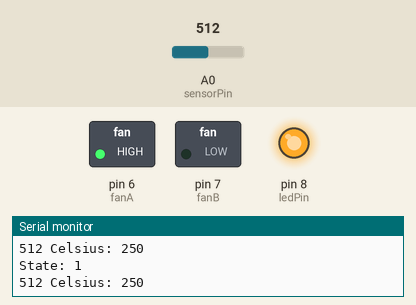
Simulated run of this sketch. Board: Arduino Uno, built with avr-gcc and run on an emulated ATmega328P. On the bench: switched loads named in the sketch (green lamp = pin HIGH), output pins drawn as LEDs (lit = HIGH), the last lines printed to the serial monitor. The inputs (shaded band) are chosen by the test bench; at power-on: A0 (sensorPin) = 512.

Above: at 1.8 s.
1.9 s: A0 (sensorPin) set to 58
3.4 s: A0 (sensorPin) set to 46
At 5.2 s:
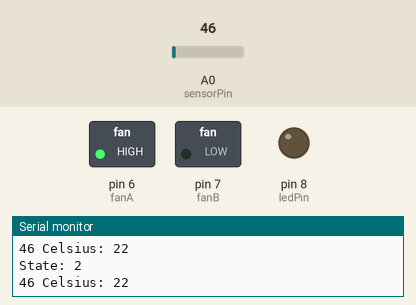
5.5 s: A0 (sensorPin) set to 122
At 6.8 s:
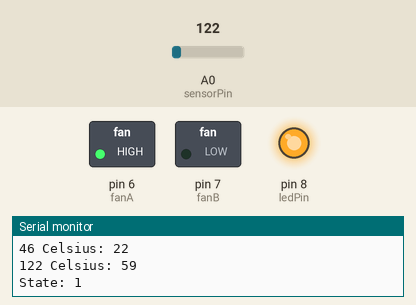
7.5 s: A0 (sensorPin) set to 15
At 18.5 s:
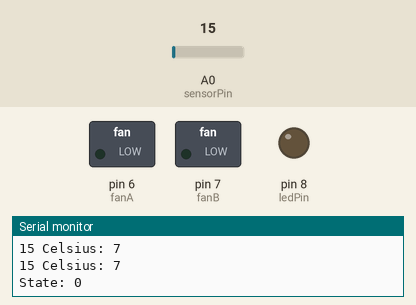
Timing chart, 0 to 19.5 s (numbered marks = the images above; inputs shaded):
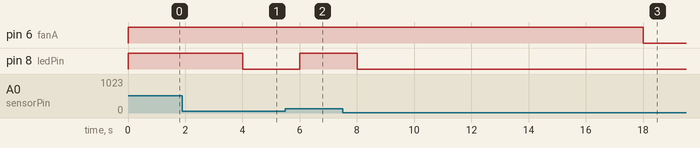

Measured:
- the behaviour switches between 52 and 51 on A0 (sensorPin) (found by bisection; images 0 and 1)
- after the input at 3.4 s, pin 8 (ledPin): HIGH → LOW after 0.60 s
- after the input at 5.5 s, pin 8 (ledPin): LOW → HIGH after 0.50 s
- after the input at 7.5 s, pin 6 (fanA): HIGH → LOW after 10.5 s; pin 8 (ledPin): HIGH → LOW after 0.51 s

The sketch:

temperatureSensor-LM35-TriggerFan.ino
```cpp
/*
 * 20160603 - Read Analog Value from LDR sensor
 */


int sensorPin = A0;
int threshold = 25;
int ledPin = 8;

int fanA = 6;
int fanB = 7;
int fanTime = 10000;
int fanState = 0;

long startTime = 0;

void setup() {

pinMode(fanA,OUTPUT);
pinMode(fanB,OUTPUT);

digitalWrite(fanA,LOW);
digitalWrite(fanB,LOW);

pinMode(ledPin,OUTPUT);
digitalWrite(ledPin,LOW);

Serial.begin(9600);
}

void loop() {

int sensorValue = analogRead(sensorPin);

long celsius = (sensorValue * 500L) / 1024;

Serial.print(sensorValue);
Serial.print(" Celsius: ");
Serial.println(celsius);

if(celsius >= threshold)
  digitalWrite(ledPin,HIGH);
else
  digitalWrite(ledPin,LOW);

if(celsius >= threshold && (fanState == 0 || fanState == 2)){
  fanState = 1;
  Serial.print("State: ");
  Serial.println(fanState);

  digitalWrite(fanA,HIGH);
  digitalWrite(fanB,LOW);
}

if (celsius < threshold && fanState == 1){
  fanState = 2;
  Serial.print("State: ");
  Serial.println(fanState);
  startTime = millis();

}

if (fanState == 2 && (millis() - startTime > fanTime )){

  fanState = 0;
  Serial.print("State: ");
  Serial.println(fanState);

  digitalWrite(fanA,LOW);
  digitalWrite(fanB,LOW);


}

delay(1000);


}
```
